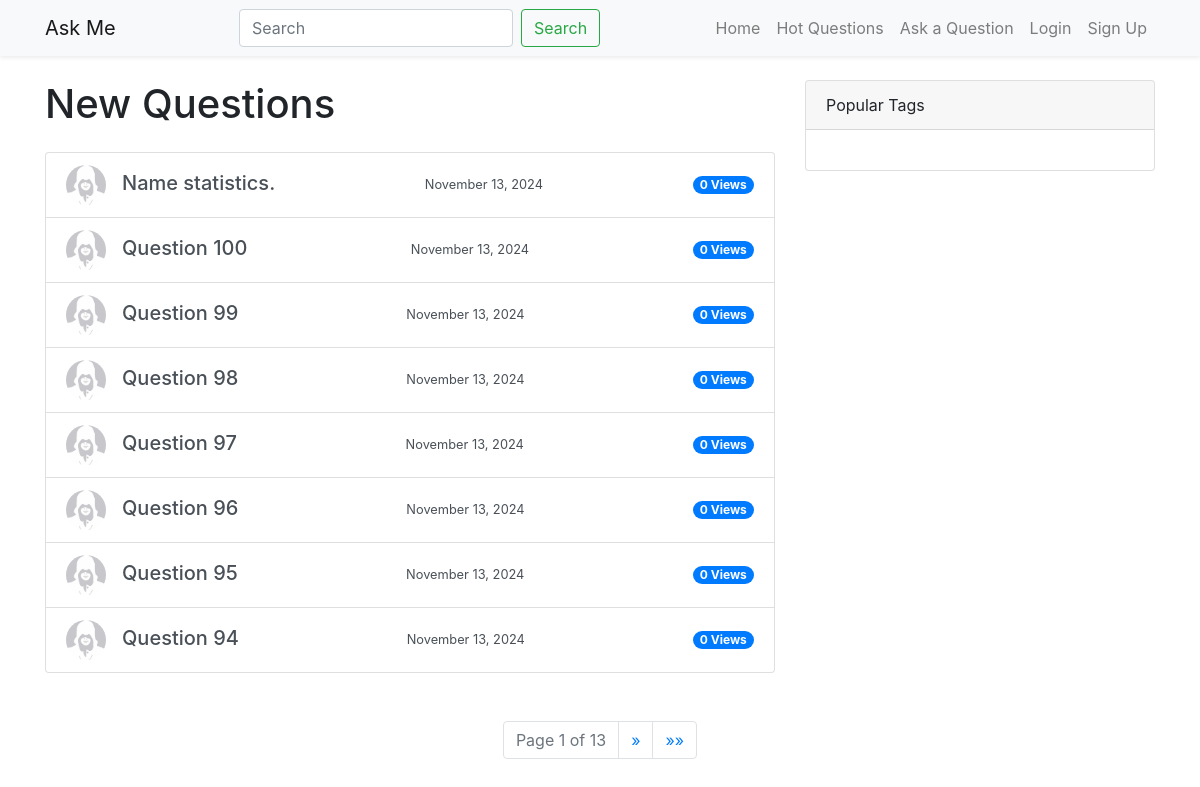
The page / on the database its author committed.
### questions/models.py (models this page shows, shortened)
class Question(models.Model):
    title = models.CharField(max_length=200)
    body = models.TextField()
    created_at = models.DateTimeField(auto_now_add=True)
    user = models.ForeignKey(User, on_delete=models.CASCADE, null=True)
    tags = models.ManyToManyField(Tag, related_name='questions')
    views = models.PositiveIntegerField(default=0)
    objects = QuestionManager()
    def get_absolute_url(self):
        return f"/question/{self.id}/"
    class Meta:
        ordering = ['-created_at']

### questions/views.py (the view)
# urls.py: path('', views.index, name='index'),
def index(request):
    query = request.GET.get('q', '')
    if query:
        questions = Question.objects.search(query)
    else:
        questions = Question.objects.get_newest()
    page_obj = paginate(questions, request)
    return render(request, 'index.html', {
        'questions': page_obj.object_list,
        'page_obj': page_obj,
        'query': query
    })

### questions/models.py (called while the page is built)
    def get_newest(self):
        return self.order_by('-created_at')

### questions/utils.py (called while the page is built)
def paginate(objects_list, request, per_page=8):
    page = request.GET.get('page', 1)
    paginator = Paginator(objects_list, per_page)
    try:
        page_obj = paginator.page(page)
    except PageNotAnInteger:
        page_obj = paginator.page(1)
    except EmptyPage:
        page_obj = paginator.page(paginator.num_pages)
    return page_obj

### templates/index.html (shortened to what this page needs)
{% extends 'base.html' %}
{% load static %}
{% block content %}
  <h1 class="mb-4">New Questions</h1>
  <div class="list-group">
    {% for question in questions %}
      <a href="{{ question.get_absolute_url }}" class="list-group-item list-group-item-action d-flex justify-content-between align-items-center">
        <div class="d-flex align-items-center">
          {% if question.user.profile.avatar %}
            <img src="{{ question.user.profile.avatar.url }}" alt="{{ question.user.username }}'s Avatar" class="rounded-circle" width="40" height="40">
          {% else %}
            <img src="{% static 'img/avatar_pattern.jpg' %}" alt="Default Avatar" class="rounded-circle" width="40" height="40">
          {% endif %}
          <h5 class="mb-1 ml-3">{{ question.title }}</h5>
        </div>
        <small>{{ question.created_at|date:"F j, Y" }}</small>
        <span class="badge badge-primary badge-pill">{{ question.views }} Views</span>
      </a>
    {% endfor %}
  </div>
{% endblock %}

### templates/base.html (shortened to what this page needs)
{% load static %}
<!DOCTYPE html>
<html lang="en">
<head>
    <link href="https://stackpath.bootstrapcdn.com/bootstrap/4.5.2/css/bootstrap.min.css" rel="stylesheet">
</head>
<body>
    <nav class="navbar navbar-expand-lg navbar-light bg-light shadow-sm mb-4">
        <div class="container">
            <a class="navbar-brand" href="{% url 'index' %}">Ask Me</a>
            <div class="collapse navbar-collapse" id="navbarNav">
                <form class="form-inline my-2 my-lg-0 ml-auto" action="{% url 'index' %}" method="GET">
                    <input class="form-control mr-sm-2" type="search" placeholder="Search" aria-label="Search" name="q" value="{{ query }}">
                    <button class="btn btn-outline-success my-2 my-sm-0" type="submit">Search</button>
                </form>
                <ul class="navbar-nav ml-auto">
                    <li class="nav-item">
                        <a class="nav-link" href="{% url 'index' %}">Home</a>
                    </li>
                    <li class="nav-item">
                        <a class="nav-link" href="{% url 'hot' %}">Hot Questions</a>
                    </li>
                    <li class="nav-item">
                        <a class="nav-link" href="{% url 'ask' %}">Ask a Question</a>
                    </li>
                    {% if user.is_authenticated %}
                        <li class="nav-item d-flex align-items-center">
                            <span class="nav-link mr-2">Welcome, {{ user.username }}</span>
                            {% if user.profile.avatar %}
                                <img src="{{ user.profile.avatar.url }}" alt="{{ user.username }}'s Avatar" class="rounded-circle" width="40" height="40">
                            {% else %}
                                <img src="{% static 'img/avatar_pattern.jpg' %}" alt="Default Avatar" class="rounded-circle" width="40" height="40">
                            {% endif %}
                        </li>
                    {% else %}
                        <li class="nav-item">
                            <a class="nav-link" href="{% url 'login' %}">Login</a>
                        </li>
                        <li class="nav-item">
                            <a class="nav-link" href="{% url 'signup' %}">Sign Up</a>
                        </li>
                    {% endif %}
                </ul>
            </div>
        </div>
    </nav>
    <div class="container mb-5">
        <div class="row">
            <div class="col-lg-8">
                {% block content %}
                {% endblock %}
            </div>
            <div class="col-lg-4">
                {% block sidebar %}
                <div class="card mb-4">
                    <div class="card-header">
                        Popular Tags
                    </div>
                    <div class="card-body">
                    </div>
                </div>
                {% endblock %}
            </div>
        </div>
    </div>
    {% if page_obj %}
        <nav aria-label="Page navigation">
            <ul class="pagination justify-content-center">
                <li class="page-item disabled">
                    <span class="page-link">Page {{ page_obj.number }} of {{ page_obj.paginator.num_pages }}</span>
                </li>
                {% if page_obj.has_next %}
                    <li class="page-item">
                        <a class="page-link" href="?page={{ page_obj.next_page_number }}{% if query %}&q={{ query }}{% endif %}" aria-label="Next">
                            <span aria-hidden="true">&raquo;</span>
                        </a>
                    </li>
                    <li class="page-item">
                        <a class="page-link" href="?page={{ page_obj.paginator.num_pages }}{% if query %}&q={{ query }}{% endif %}" aria-label="Last">
                            <span aria-hidden="true">&raquo;&raquo;</span>
                        </a>
                    </li>
                {% endif %}
            </ul>
        </nav>
    {% endif %}
</body>
</html>

### rows shown on the page
Question: title "Name statistics.", created_at "November 13, 2024", views "0"
Question: title "Question 100", created_at "November 13, 2024", views "0"
Question: title "Question 99", created_at "November 13, 2024", views "0"
Question: title "Question 98", created_at "November 13, 2024", views "0"
Question: title "Question 97", created_at "November 13, 2024", views "0"
Question: title "Question 96", created_at "November 13, 2024", views "0"
Question: title "Question 95", created_at "November 13, 2024", views "0"
Question: title "Question 94", created_at "November 13, 2024", views "0"

### other values the page prints
{{ page_obj.number }} "1"
{{ page_obj.paginator.num_pages }} "13"
